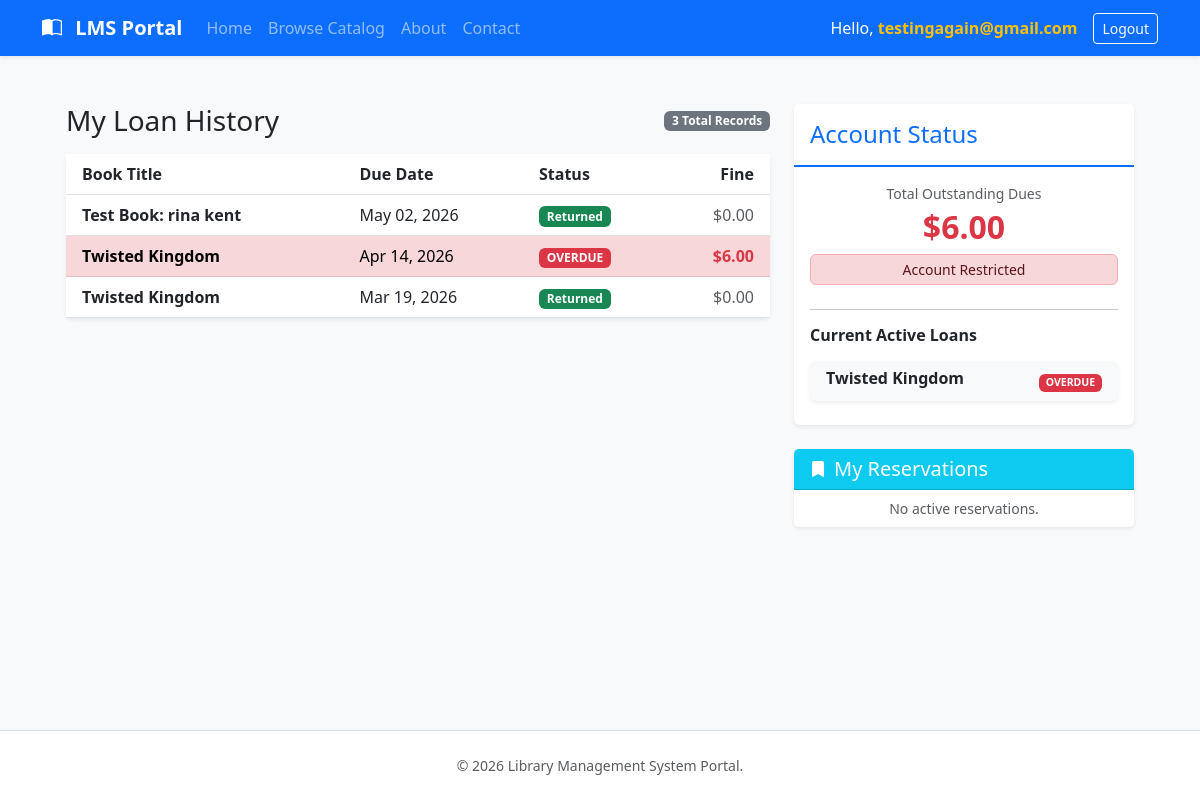
The page /patron/ (signed in) on the database its author committed.
### catalog/models.py (models this page shows, shortened)
class Loan(models.Model):
    book = models.ForeignKey(Book, on_delete=models.CASCADE)
    patron = models.ForeignKey(User, on_delete=models.CASCADE)
    checkout_date = models.DateField(auto_now_add=True)
    due_date = models.DateField()
    returned_date = models.DateField(null=True, blank=True)
    @property
    def is_overdue(self):
        return not self.returned_date and timezone.now().date() > self.due_date
    def calculate_fine(self):
        if self.is_overdue:
            overdue_days = (timezone.now().date() - self.due_date).days
            fine_rate = Decimal('0.25')  # $0.25 per day
            return Decimal(overdue_days) * fine_rate
        return Decimal('0.00')

class Book(models.Model):
    title = models.CharField(max_length=255)
    author = models.CharField(max_length=255)
    isbn = models.CharField(max_length=13, unique=True)
    genre = models.CharField(max_length=100, blank=True, null=True)
    total_copies = models.IntegerField(default=1)
    available_copies = models.IntegerField(default=1)

### catalog/views.py (the view)
# urls.py: path('patron/', patron_dashboard, name='patron_dashboard'),
@login_required
def patron_dashboard(request):
    transactions = Loan.objects.filter(
        patron=request.user).order_by('-due_date')
    my_loans = Loan.objects.filter(
        patron=request.user, returned_date__isnull=True)
    my_reservations = Reservation.objects.filter(
        patron=request.user).order_by('-reserved_at')
    total_fines = sum(
        loan.calculate_fine() for loan in transactions if not loan.returned_date
    )
    today = timezone.now().date()
    for loan in my_loans:
        if loan.due_date:
            delta = loan.due_date - today
            loan.days_remaining = delta.days
        else:
            loan.days_remaining = 0
    context = {
        'my_loans': my_loans,
        'transactions': transactions,
        'my_reservations': my_reservations,
        'total_fines': total_fines,
    }
    return render(request, 'patron_dashboard.html', context)

### catalog/templates/patron_dashboard.html (shortened to what this page needs)
{% extends 'base.html' %}
{% block content %}
<div class="container-fluid px-4">
    <div class="row mt-4">
        <div class="col-md-8">
            <div class="d-flex justify-content-between align-items-center mb-3">
                <h3 class="text-dark mb-0">My Loan History</h3>
                <span class="badge bg-secondary">{{ transactions.count }} Total Records</span>
            </div>
            <div class="card border-0 shadow-sm">
                <div class="card-body p-0">
                    <div class="table-responsive">
                        <table class="table table-hover mb-0">
                            <thead class="bg-light">
                                <tr>
                                    <th class="ps-3">Book Title</th>
                                    <th>Due Date</th>
                                    <th>Status</th>
                                    <th class="text-end pe-3">Fine</th>
                                </tr>
                            </thead>
                            <tbody>
                                {% for loan in transactions %}
                                <tr class="{% if loan.is_overdue and not loan.returned_date %}table-danger{% endif %}">
                                    <td class="ps-3 fw-bold">{{ loan.book.title }}</td>
                                    <td>{{ loan.due_date|date:"M d, Y" }}</td>
                                    <td>
                                        {% if loan.returned_date %}
                                        <span class="badge bg-success">Returned</span>
                                        {% elif loan.is_overdue %}
                                        <span class="badge bg-danger">OVERDUE</span>
                                        {% else %}
                                        <span class="badge bg-warning text-dark">Active</span>
                                        {% endif %}
                                    </td>
                                    <td class="text-end pe-3">
                                        {% if loan.calculate_fine > 0 %}
                                        <span class="text-danger fw-bold">
                                            ${{ loan.calculate_fine|stringformat:".2f" }}
                                        </span>
                                        {% else %}
                                        <span class="text-muted">$0.00</span>
                                        {% endif %}
                                    </td>
                                </tr>
                                {% empty %}
                                <tr>
                                    <td colspan="4" class="text-center py-4 text-muted">
                                        <i class="bi bi-info-circle me-1"></i> No recent transactions found.
                                    </td>
                                </tr>
                                {% endfor %}
                            </tbody>
                        </table>
                    </div>
                </div>
            </div>
        </div>
        <div class="col-md-4">
            <div class="card border-0 shadow-sm mb-4">
                <div class="card-header bg-white py-3 border-bottom border-primary border-2">
                    <h4 class="mb-0 text-primary">Account Status</h4>
                </div>
                <div class="card-body">
                    <div class="text-center mb-4">
                        <p class="mb-1 text-muted small">Total Outstanding Dues</p>
                        {% if total_fines > 0 %}
                        <h2 class="text-danger fw-bold">${{ total_fines|stringformat:".2f" }}</h2>
                        <div class="alert alert-danger py-1 small">Account Restricted</div>
                        {% else %}
                        <h2 class="text-success fw-bold">$0.00</h2>
                        <span class="badge bg-success">Good Standing</span>
                        {% endif %}
                    </div>
                    <hr>
                    <h6 class="fw-bold mb-3">Current Active Loans</h6>
                    <div class="list-group">
                        {% for loan in my_loans %}
                        <div class="list-group-item border-0 bg-light mb-2 rounded shadow-sm">
                            <div class="d-flex w-100 justify-content-between align-items-center">
                                <h6 class="mb-1 fw-bold text-truncate" style="max-width: 150px;">{{ loan.book.title }}
                                </h6>
                                <small>
                                    {% if loan.days_remaining < 0 %} <span class="badge bg-danger">OVERDUE</span>
                                        {% elif loan.days_remaining == 0 %}
                                        <span class="badge bg-warning text-dark">Due Today</span>
                                        {% else %}
                                        <span class="text-primary">{{ loan.days_remaining }}d left</span>
                                        {% endif %}
                                </small>
                            </div>
                        </div>
                        {% empty %}
                        <p class="text-muted small italic text-center">No items checked out.</p>
                        {% endfor %}
                    </div>
                </div>
            </div>
            <div class="card shadow-sm border-0">
                <div class="card-header bg-info text-white d-flex align-items-center">
                    <i class="bi bi-bookmark-fill me-2"></i>
                    <h5 class="mb-0">My Reservations</h5>
                </div>
                <ul class="list-group list-group-flush">
                    {% for res in my_reservations %}
                    <li class="list-group-item d-flex justify-content-between align-items-center">
                        <div>
                            <span class="d-block fw-bold">{{ res.book.title }}</span>
                            <small class="text-muted">Reserved on {{ res.reserved_at|date:"M d" }}</small>
                        </div>
                        <a href="{% url 'remove_reservation' res.id %}" class="btn btn-sm btn-outline-danger border-0"
                            onclick="return confirm('Cancel this reservation?')">
                            <i class="bi bi-x-circle-fill"></i>
                        </a>
                    </li>
                    {% empty %}
                    <li class="list-group-item text-muted small text-center">No active reservations.</li>
                    {% endfor %}
                </ul>
            </div>
        </div>
    </div>
</div>
{% endblock %}

### catalog/templates/base.html (shortened to what this page needs)
<!DOCTYPE html>
<html lang="en">
<head>
    <link href="https://cdn.jsdelivr.net/npm/bootstrap@5.3.0/dist/css/bootstrap.min.css" rel="stylesheet">
    <link rel="stylesheet" href="https://cdn.jsdelivr.net/npm/bootstrap-icons@1.11.0/font/bootstrap-icons.css">
</head>
<body class="bg-light">
    <nav class="navbar navbar-expand-lg navbar-dark bg-primary shadow-sm mb-4">
        <div class="container">
            <a class="navbar-brand fw-bold" href="{% url 'home' %}">
                <i class="bi bi-book-half"></i> LMS Portal
            </a>
            <div class="collapse navbar-collapse" id="navbarNav">
                <ul class="navbar-nav me-auto">
                    <li class="nav-item">
                        {% if user.is_staff %}
                        <a class="nav-link" href="{% url 'staff_dashboard' %}">Home</a>
                        {% else %}
                        <a class="nav-link" href="{% url 'home' %}">Home</a>
                        {% endif %}
                    </li>
                    <li class="nav-item">
                        <a class="nav-link" href="{% url 'browse_books' %}">Browse Catalog</a>
                    </li>
                    {% if user.is_staff %}
                    <li class="nav-item">
                        <a class="nav-link" href="{% url 'customer_directory' %}">Customer Directory</a>
                    </li>
                    {% else %}
                    <li class="nav-item">
                        <a class="nav-link" href="{% url 'about' %}">About</a>
                    </li>
                    <li class="nav-item">
                        <a class="nav-link" href="{% url 'contact' %}">Contact</a>
                    </li>
                    {% endif %}
                </ul>
                <div class="d-flex align-items-center gap-2">
                    {% if user.is_authenticated %}
                    <span class="navbar-text text-white me-2 d-none d-lg-inline">
                        Hello, <strong class="text-warning">{{ user.username }}</strong>
                    </span>
                    <a class="btn btn-outline-light btn-sm" href="{% url 'logout_view' %}">Logout</a>
                    {% else %}
                    <a class="nav-link text-white me-2" href="{% url 'login' %}">Login</a>
                    <a class="btn btn-light btn-sm fw-bold" href="{% url 'registration' %}">Sign Up</a>
                    {% endif %}
                </div>
            </div>
        </div>
    </nav>
    <main class="container">
        {% block content %}{% endblock %}
    </main>
    <footer class="py-4 bg-white border-top mt-5">
        <div class="container text-center">
            <p class="text-muted mb-0 small">&copy; 2026 Library Management System Portal.
            </p>
        </div>
    </footer>
</body>
</html>

### catalog/templates/base.html (style rules this page uses)
body { display: flex; flex-direction: column; min-height: 100vh; }
main { flex: 1; }
.navbar-brand i { margin-right: 8px; }

### rows shown on the page
Loan: book "Test Book: rina kent", due_date "May 02, 2026", returned_date "Returned"
Loan: book "Twisted Kingdom", due_date "Apr 14, 2026", shows "OVERDUE", calculate_fine "6.00"
Loan: book "Twisted Kingdom", due_date "Mar 19, 2026", returned_date "Returned"

### other values the page prints
{{ user.username }} "testingagain@gmail.com"
{{ transactions.count }} "3"
{{ total_fines|stringformat:".2f" }} "6.00"
